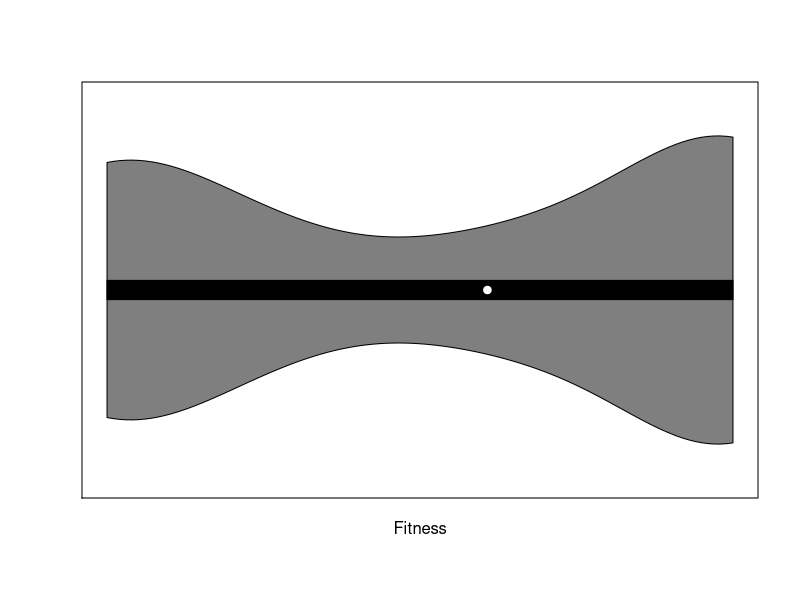
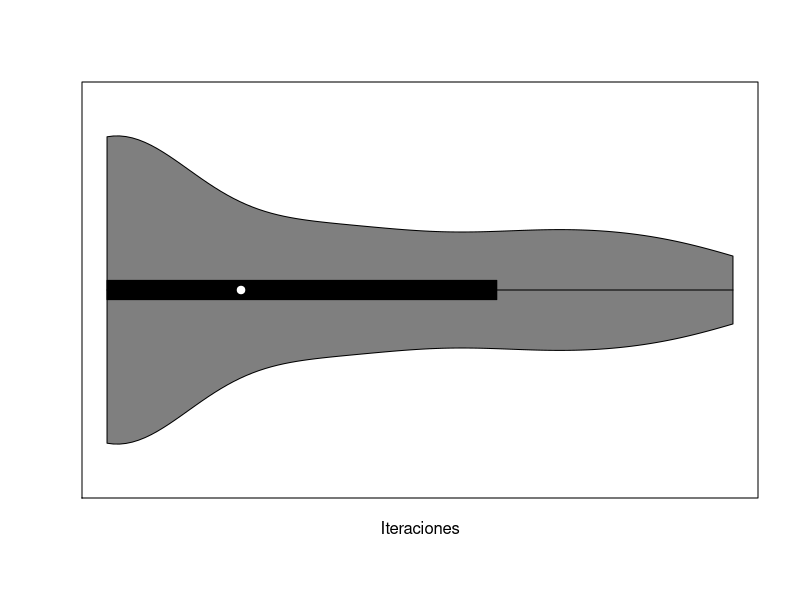

Here is the R script that generated these plots, in order: (Note: this script raises an error after producing the figures.)
 library(ggplot2)
library(vioplot)
library(corrplot)
data<-read.csv(file = 'valores_verif_RH0750158.csv',header = FALSE)

m<-as.numeric(data$V1[1])
pTresh<-as.numeric(data$V2[1])
pr<-as.numeric(data$V3[1])

datos<-as.data.frame(data)
names(datos) = c("m","p_tresh","pr","seed","iteraciones","fitness")
# Graficos Violin Fitness vs Iteraciones
#par(mfrow = c(1, 2))
GrafViolin<-function(val2,title){
  vioplot(datos$fitness~val2,col=2:length(levels(data$m)),xlab=title,ylab="Fitness")
  stripchart(datos$fitness~val2,vertical=TRUE,method="jitter",pch=19,add=TRUE,col=3:8)
  vioplot(datos$iteraciones~val2,col=2:length(levels(data$m)),xlab="M",ylab="Iteraciones")
  stripchart(datos$iteraciones~val2,vertical=TRUE,method="jitter",pch=19,add=TRUE,col=3:8)
}


vioplot(datos$fitness,horizontal=TRUE,xlab="Fitness",ylab="")
vioplot(datos$iteraciones,horizontal=TRUE,xlab="Iteraciones",ylab="")
# Graficos M
#GrafViolin(datos$m,"M")
# Graficos P Tresh
#GrafViolin(datos$p_tresh,"P_Tresh")
# Graficos PR
#GrafViolin(datos$pr,"Pr")

TablaCombFit<-function(mval,ptreshval,prval){
  datostemp<-datos[which(datos$m==mval & datos$p_tresh==ptreshval & datos$pr==prval),]
  combtemp<-table(datostemp$fitness)/150
  #if(combtemp[1]>0.85){
    print(paste("Combinacion:  m=",as.character(mval),"  pTresh=",as.character(ptreshval)," pr=",as.character(prval)))
    print(combtemp)
    print("")
    #print(datostemp$seed)
  #}
}
PromIter<-function(mval,ptreshval,prval){
  # datostemp<-datos[which(datos$m==mval & datos$p_tresh==ptreshval & datos$pr==prval),]
  iters<-mean(datostemp$iteraciones)
  print(iters)
}
print("Para Fitness")
mV=c(m)
pTreshV=c(pTresh)
prV=c(pr)
for(mValue in mV){
  for(pTreshValue in pTreshV){
    for(prValue in prV){
      TablaCombFit(mValue,pTreshValue,prValue)
    }
  }
}

subdata1<-datos[which(datos$m==m & datos$p_tresh==pTresh & datos$pr==pr),]

print("Calculo Varianza")
print(var(subdata1$fitness))

print("Calculo Desviacion Estandar")
pca<-prcomp(subdata1[6],scale=FALSE)     
print(pca$sdev)
print("")


print("Para Iter")
mV=c(m)
pTreshV=c(pTresh)
prV=c(pr)
for(mValue in mV){
  for(pTreshValue in pTreshV){
    for(prValue in prV){
      PromIter(mValue,pTreshValue,prValue)
    }
  }
}
print("Calculo Varianza")
print(var(subdata1$iteraciones))

print("Calculo Desviacion Estandar")
pca<-prcomp(subdata1[5],scale=FALSE)     
print(pca$sdev)
print("")
